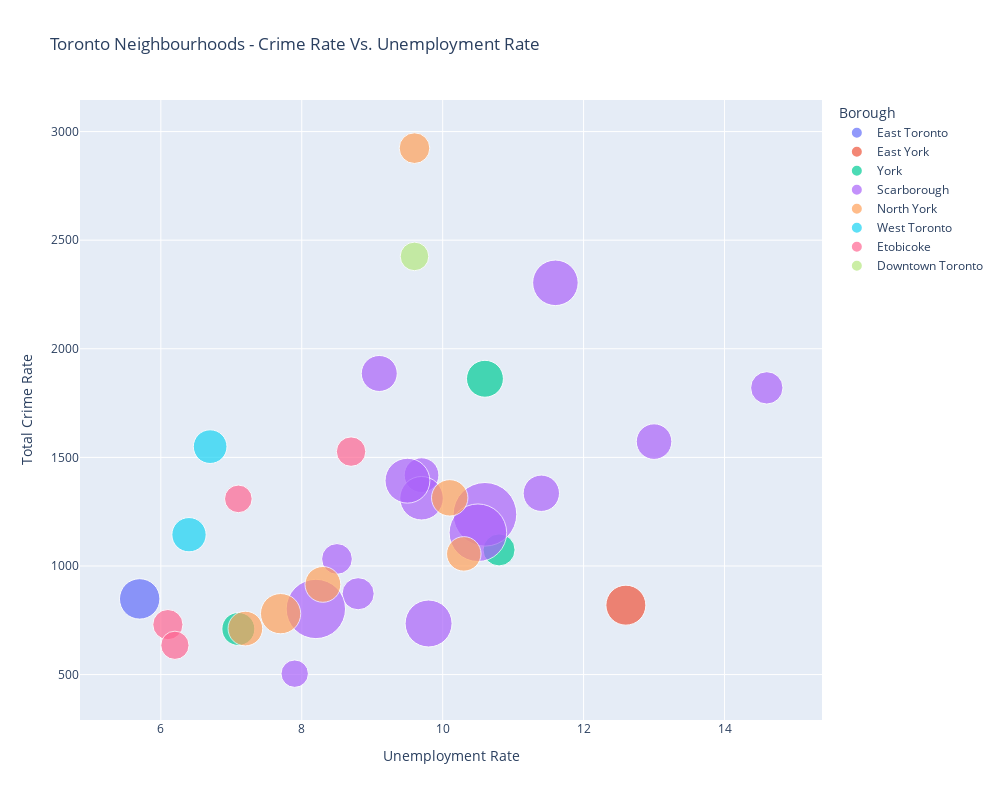

The cell this chart's notebook holds for it:
### Code cell
bubble_chart = px.scatter(bubble_data,              # Dataframe
                        x="Unemployment Rate",      # Column name for x-values
                        y="Total Crime Rate",       # Column name for y-values
                        size="Population",          # column name for size of bubble
                        color="Borough",            # Column name for Legend
                        hover_data=({
                        'Unemployment Rate': ':.2f', # Set the no. of decimal places
                        'Total Crime Rate': ':.2f',
                        'Population': ':.2f'}),
                        hover_name="Neighbourhood",
                        size_max=45,                 # maximum bubble size
                        title='Toronto Neighbourhoods - Crime Rate Vs. Unemployment Rate')

bubble_chart.update_layout(width=1000, height=800,)
bubble_chart.show()

### Figure 1 — Plotly figure (JSON) as saved in the notebook; plotly's stock layout.template omitted (floating-point values rounded to 4 significant figures)
{"data": [{"customdata": [[21567]], "hovertemplate": "<b>%{hovertext}</b><br><br>Borough=East Toronto<br>Unemployment Rate=%{x:.2f}<br>Total Crime Rate=%{y:.2f}<br>Population=%{customdata[0]:.2f}<extra></extra>", "hovertext": ["The Beaches"], "legendgroup": "East Toronto", "marker": {"color": "#636efa", "size": [21567], "sizemode": "area", "sizeref": 26.41, "symbol": "circle"}, "mode": "markers", "name": "East Toronto", "orientation": "v", "showlegend": true, "type": "scatter", "x": [5.7], "xaxis": "x", "y": [848.5], "yaxis": "y"}, {"customdata": [[21108]], "hovertemplate": "<b>%{hovertext}</b><br><br>Borough=East York<br>Unemployment Rate=%{x:.2f}<br>Total Crime Rate=%{y:.2f}<br>Population=%{customdata[0]:.2f}<extra></extra>", "hovertext": ["Thorncliffe Park"], "legendgroup": "East York", "marker": {"color": "#EF553B", "size": [21108], "sizemode": "area", "sizeref": 26.41, "symbol": "circle"}, "mode": "markers", "name": "East York", "orientation": "v", "showlegend": true, "type": "scatter", "x": [12.6], "xaxis": "x", "y": [819.6], "yaxis": "y"}, {"customdata": [[14365], [13593], [17992]], "hovertemplate": "<b>%{hovertext}</b><br><br>Borough=York<br>Unemployment Rate=%{x:.2f}<br>Total Crime Rate=%{y:.2f}<br>Population=%{customdata[0]:.2f}<extra></extra>", "hovertext": ["Humewood-Cedarvale", "Mount Dennis", "Weston"], "legendgroup": "York", "marker": {"color": "#00cc96", "size": [14365, 13593, 17992], "sizemode": "area", "sizeref": 26.41, "symbol": "circle"}, "mode": "markers", "name": "York", "orientation": "v", "showlegend": true, "type": "scatter", "x": [7.1, 10.8, 10.6], "xaxis": "x", "y": [710, 1074, 1862.0], "yaxis": "y"}, {"customdata": [[16724], [15935], [13641], [9917], [27392], [17123], [25003], [12494], [13845], [29113], [46496], [53485], [43794], [17455], [26572]], "hovertemplate": "<b>%{hovertext}</b><br><br>Borough=Scarborough<br>Unemployment Rate=%{x:.2f}<br>Total Crime Rate=%{y:.2f}<br>Population=%{customdata[0]:.2f}<extra></extra>", "hovertext": ["Scarborough Village", "Cliffcrest", "Ionview", "Guildwood", "West Hill", "Kennedy Park", "Dorset Park", "Highland Creek", "Oakridge", "Agincourt North", "Rouge", "Woburn", "Malvern", "Morningside", "Milliken"], "legendgroup": "Scarborough", "marker": {"color": "#ab63fa", "size": [16724, 15935, 13641, 9917, 27392, 17123, 25003, 12494, 13845, 29113, 46496, 53485, 43794, 17455, 26572], "sizemode": "area", "sizeref": 26.41, "symbol": "circle"}, "mode": "markers", "name": "Scarborough", "orientation": "v", "showlegend": true, "type": "scatter", "x": [13, 9.7, 8.8, 7.9, 11.6, 9.1, 9.7, 8.5, 14.6, 9.8, 8.2, 10.6, 10.5, 11.4, 9.5], "xaxis": "x", "y": [1573.0, 1418.0, 872.3, 504.2, 2304.0, 1886.0, 1312.0, 1032.0, 1820.0, 735.2, 802.2, 1238.0, 1153.0, 1335.0, 1393.0], "yaxis": "y"}, {"customdata": [[12416], [17510], [15723], [16934], [15873], [21396]], "hovertemplate": "<b>%{hovertext}</b><br><br>Borough=North York<br>Unemployment Rate=%{x:.2f}<br>Total Crime Rate=%{y:.2f}<br>Population=%{customdata[0]:.2f}<extra></extra>", "hovertext": ["Humber Summit", "Victoria Village", "Henry Farm", "Hillcrest Village", "Bathurst Manor", "Bayview Village"], "legendgroup": "North York", "marker": {"color": "#FFA15A", "size": [12416, 17510, 15723, 16934, 15873, 21396], "sizemode": "area", "sizeref": 26.41, "symbol": "circle"}, "mode": "markers", "name": "North York", "orientation": "v", "showlegend": true, "type": "scatter", "x": [9.6, 10.1, 10.3, 8.3, 7.2, 7.7], "xaxis": "x", "y": [2924.0, 1314.0, 1056.0, 915.3, 711.9, 780.5], "yaxis": "y"}, {"customdata": [[14974], [15559]], "hovertemplate": "<b>%{hovertext}</b><br><br>Borough=West Toronto<br>Unemployment Rate=%{x:.2f}<br>Total Crime Rate=%{y:.2f}<br>Population=%{customdata[0]:.2f}<extra></extra>", "hovertext": ["Roncesvalles", "Little Portugal"], "legendgroup": "West Toronto", "marker": {"color": "#19d3f3", "size": [14974, 15559], "sizemode": "area", "sizeref": 26.41, "symbol": "circle"}, "mode": "markers", "name": "West Toronto", "orientation": "v", "showlegend": true, "type": "scatter", "x": [6.7, 6.4], "xaxis": "x", "y": [1549.0, 1144], "yaxis": "y"}, {"customdata": [[12054], [11463], [10084], [10554]], "hovertemplate": "<b>%{hovertext}</b><br><br>Borough=Etobicoke<br>Unemployment Rate=%{x:.2f}<br>Total Crime Rate=%{y:.2f}<br>Population=%{customdata[0]:.2f}<extra></extra>", "hovertext": ["Alderwood", "New Toronto", "Long Branch", "Markland Wood"], "legendgroup": "Etobicoke", "marker": {"color": "#FF6692", "size": [12054, 11463, 10084, 10554], "sizemode": "area", "sizeref": 26.41, "symbol": "circle"}, "mode": "markers", "name": "Etobicoke", "orientation": "v", "showlegend": true, "type": "scatter", "x": [6.1, 8.7, 7.1, 6.2], "xaxis": "x", "y": [730.1, 1527.0, 1309, 634.9], "yaxis": "y"}, {"customdata": [[10803]], "hovertemplate": "<b>%{hovertext}</b><br><br>Borough=Downtown Toronto<br>Unemployment Rate=%{x:.2f}<br>Total Crime Rate=%{y:.2f}<br>Population=%{customdata[0]:.2f}<extra></extra>", "hovertext": ["Regent Park"], "legendgroup": "Downtown Toronto", "marker": {"color": "#B6E880", "size": [10803], "sizemode": "area", "sizeref": 26.41, "symbol": "circle"}, "mode": "markers", "name": "Downtown Toronto", "orientation": "v", "showlegend": true, "type": "scatter", "x": [9.6], "xaxis": "x", "y": [2425.0], "yaxis": "y"}], "layout": {"height": 800, "legend": {"itemsizing": "constant", "title": {"text": "Borough"}, "tracegroupgap": 0}, "title": {"text": "Toronto Neighbourhoods - Crime Rate Vs. Unemployment Rate"}, "width": 1000, "xaxis": {"anchor": "y", "domain": [0, 1], "title": {"text": "Unemployment Rate"}}, "yaxis": {"anchor": "x", "domain": [0, 1], "title": {"text": "Total Crime Rate"}}}}
